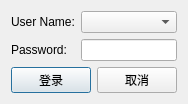
<?xml version="1.0" encoding="UTF-8"?>
<ui version="4.0">
 <class>QLoginDlg</class>
 <widget class="QDialog" name="QLoginDlg">
  <property name="geometry">
   <rect>
    <x>0</x>
    <y>0</y>
    <width>176</width>
    <height>95</height>
   </rect>
  </property>
  <property name="windowTitle">
   <string>登陆</string>
  </property>
  <layout class="QGridLayout" name="gridLayout">
   <item row="2" column="0" colspan="3">
    <layout class="QHBoxLayout" name="horizontalLayout">
     <item>
      <widget class="QPushButton" name="login_OKpb">
       <property name="text">
        <string>登录</string>
       </property>
      </widget>
     </item>
     <item>
      <widget class="QPushButton" name="login_Cancelpb">
       <property name="text">
        <string>取消</string>
       </property>
      </widget>
     </item>
    </layout>
   </item>
   <item row="0" column="0">
    <widget class="QLabel" name="label">
     <property name="text">
      <string>User Name:</string>
     </property>
    </widget>
   </item>
   <item row="1" column="0">
    <widget class="QLabel" name="label_2">
     <property name="text">
      <string>Password:</string>
     </property>
    </widget>
   </item>
   <item row="1" column="1" colspan="2">
    <widget class="QLineEdit" name="login_Passwd"/>
   </item>
   <item row="0" column="1" colspan="2">
    <widget class="QComboBox" name="login_UserName"/>
   </item>
  </layout>
 </widget>
 <layoutdefault spacing="6" margin="11"/>
 <resources/>
 <connections/>
</ui>
